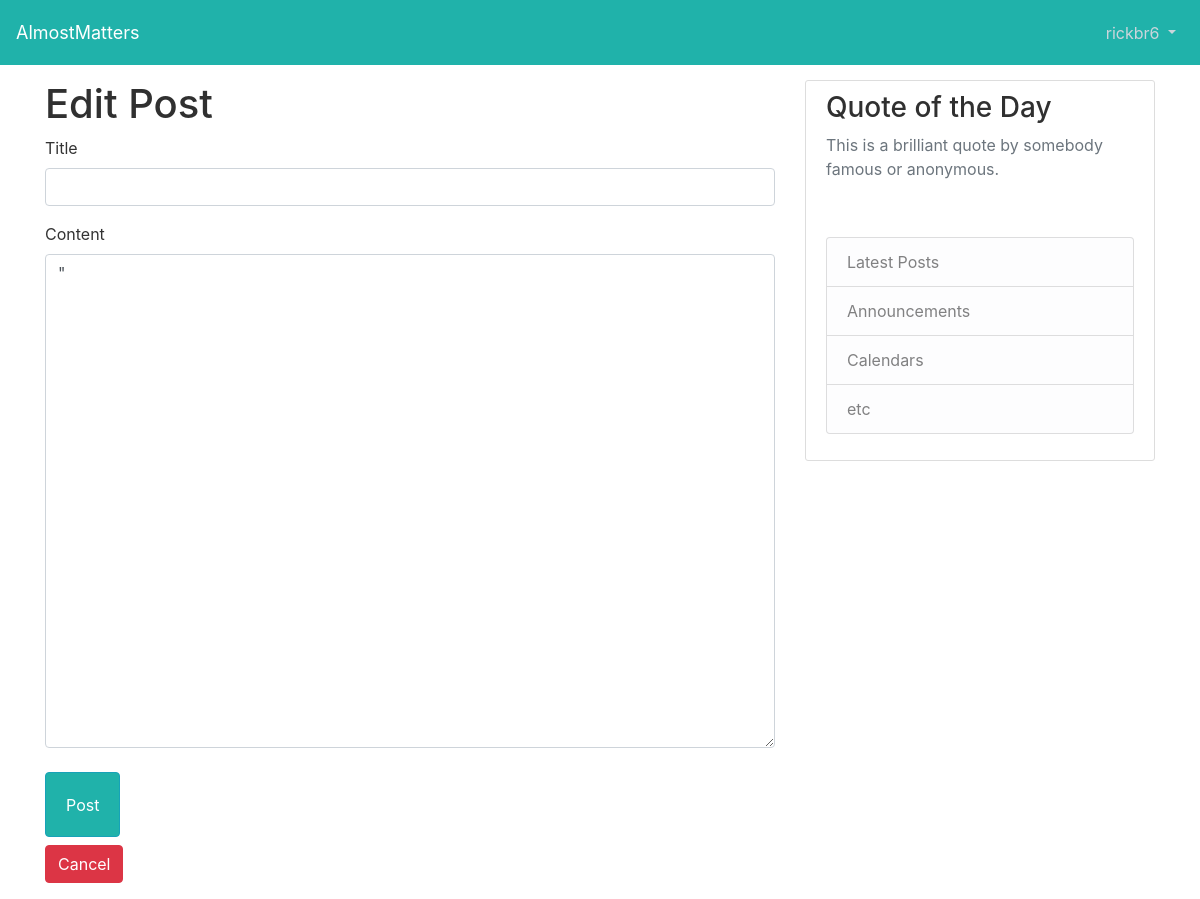
Before: /user/posts/edit/9 (signed in) with the older database file.
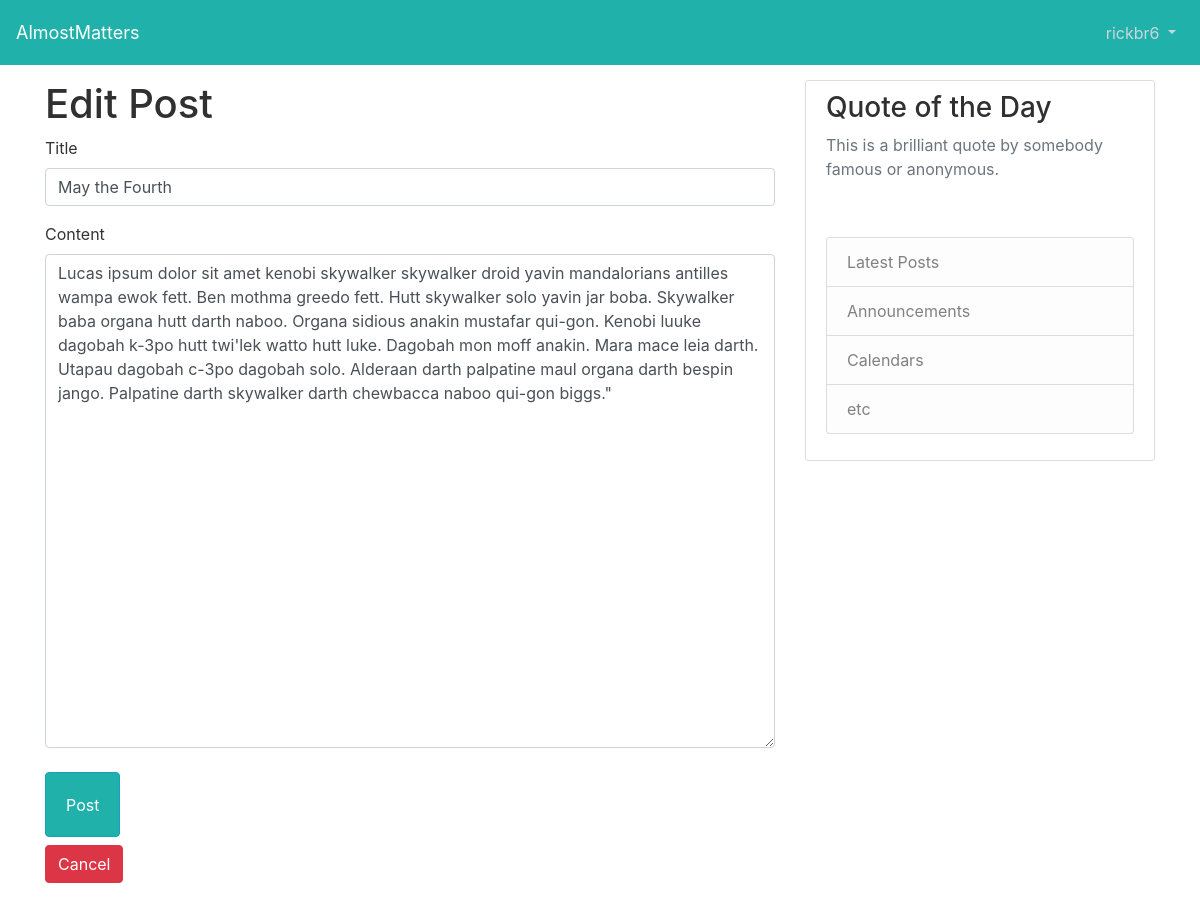
After: the same page with the newer database file.
### models.py (models this page shows, shortened)
class Articles(db.Model):
    id = db.Column(db.Integer, primary_key=True)
    title = db.Column(db.String(30))
    content = db.Column(db.Text, nullable=False)
    user_id = db.Column(db.Integer, db.ForeignKey("users.id"), nullable=False)
    created_at = db.Column(db.DateTime, server_default=func.now())
    updated_at = db.Column(db.DateTime, server_default=func.now(), onupdate=func.now())

### controller_functions.py (the view)
def show_edit_user_post(id):
    print(f"ROUTE: show_edit_user_post")
    current_user = Users.query.get(session['user_id'])
    post = Articles.query.get(id)
    return render_template("edit_posts.html", post=post, user=current_user)

### templates/edit_posts.html (shortened to what this page needs)
{% extends "./layout.html" %}
{% block content %}
<h1>Edit Post</h1>
<form id="post_form" action="/edit_post/{{ post.id }}" method="POST">
  <div class="form-group">
    <label for="post_title">Title</label>
    <input type="text" class="form-control" name="post_title" id="post_title" value="{{ post.title }}">
  </div>
  <div class="form-group">
    <label for="post_content">Content</label>
    <textarea class="form-control" name="post_content" id="post_content" rows="20" >{{ post.content }}"</textarea>
  </div>
  <button class="btn btn-info my-2 bg-steel" id="post-button" type="submit">Post</button>
</form>
<form id="cancel_update_photo" action="/dashboard">
    <div class="form-group">
        <button class="btn btn-danger" id="post-cancel-button" type="submit">Cancel</button>
    </div>
</form>
{% endblock content %}

Changed rows visible on the page:
added Articles: post_title "May the Fourth", post_content "Lucas ipsum dolor sit amet kenobi skywalker skywalker droid yavin mandalorians antilles wampa ewok fett. Ben mothma greedo fett. Hutt skywalker solo yavin jar boba. Skywalker baba organa hutt darth naboo. Organa sidious anakin mustafar qui-gon. Kenobi luuke dagobah k-3po hutt twi'lek watto hutt luke. Dagobah mon moff anakin. Mara mace leia darth. Utapau dagobah c-3po dagobah solo. Alderaan darth palpatine maul organa darth bespin jango. Palpatine darth skywalker darth chewbacca naboo qui-gon biggs.\""
Other visible differences:
form field post_content: "\"" → (not shown)
